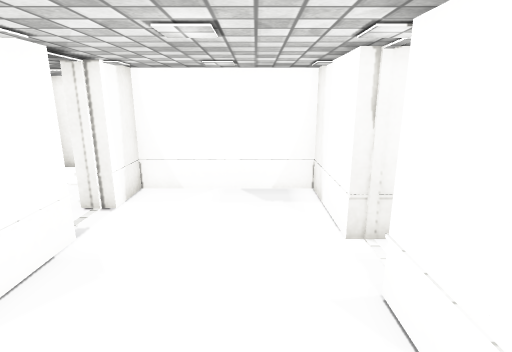
View 1 (above)

18 first-person views from a walk through a Unity game level. The camera is 1.5 m above the floor, tilts 14° down and sees 80° across. The floor is counted in squares, 0.5 m on a side. Each view is taken from the middle of a square. On the plan, view 1 faces up. The plan holds only what a view shows up to about 20 squares ahead; the rest is blank. The place goes on beyond the plan. The player character is not drawn. Door leaves are left out, so doorways stand open. Some surface patterns are stand-ins.

View 2
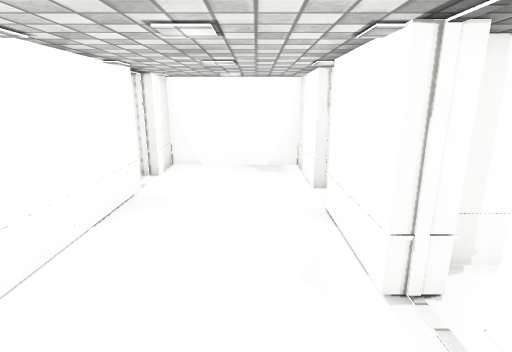

View 3
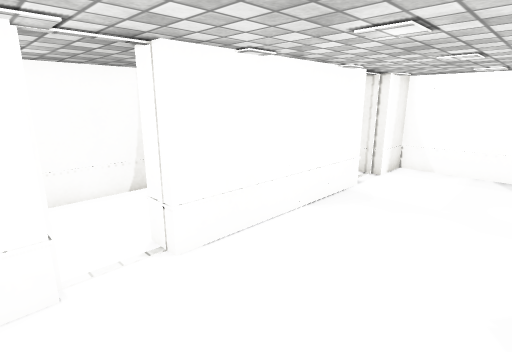

View 4
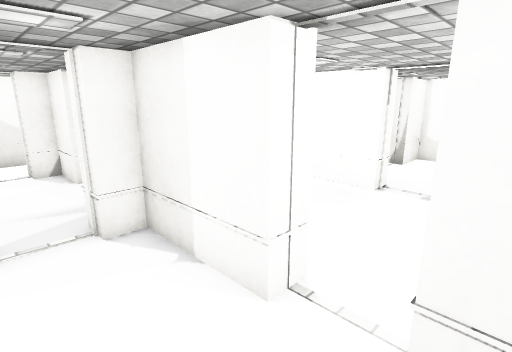

View 5
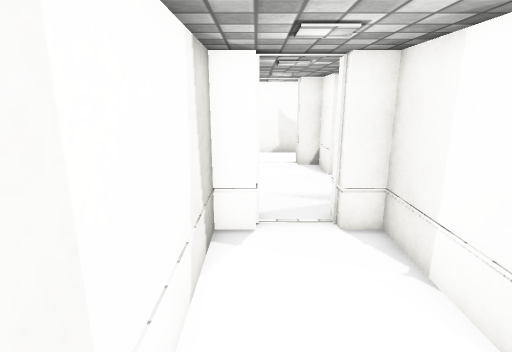

View 6
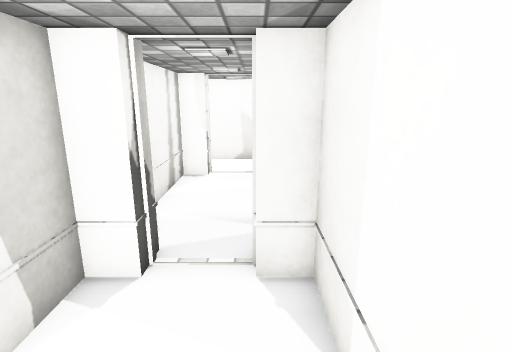

View 7
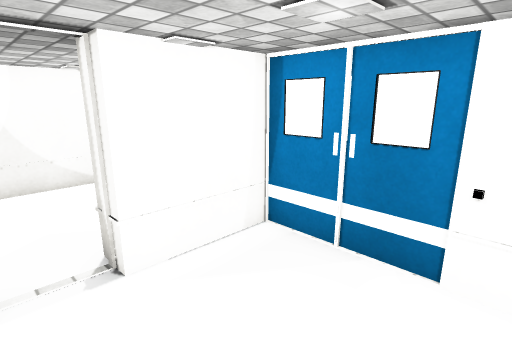

View 8
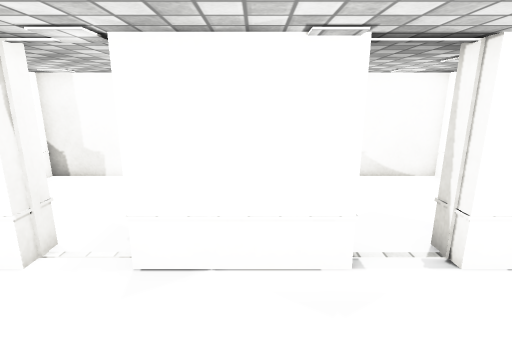

View 9
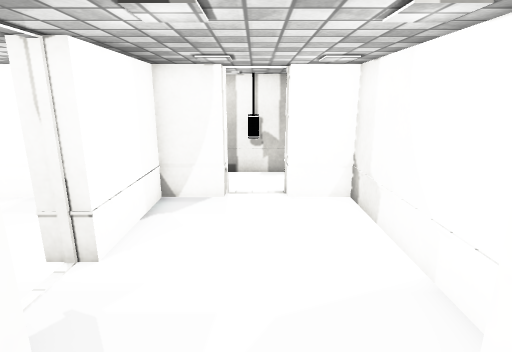

View 10
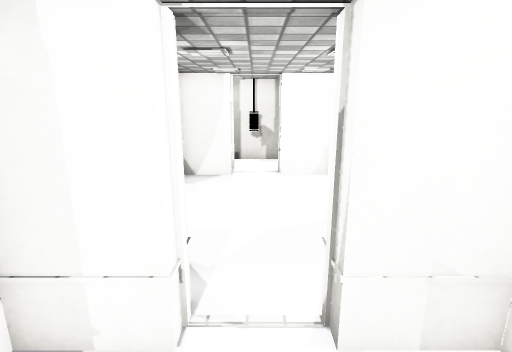

View 11
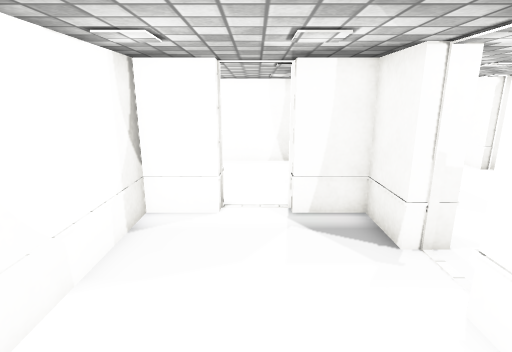

View 12
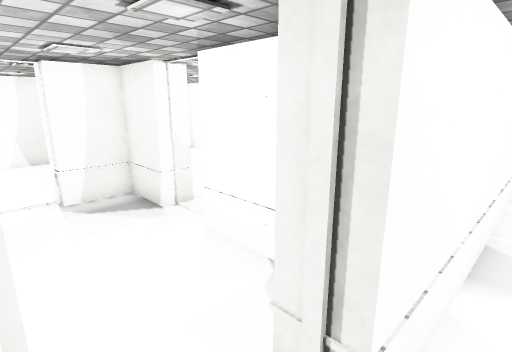

View 13
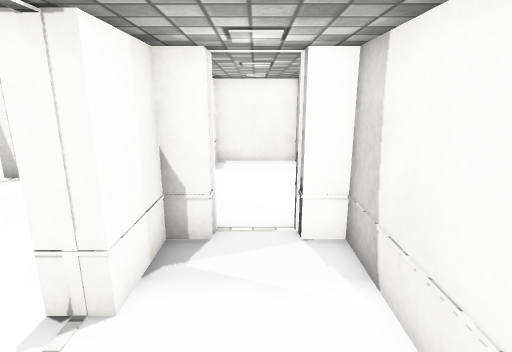

View 14
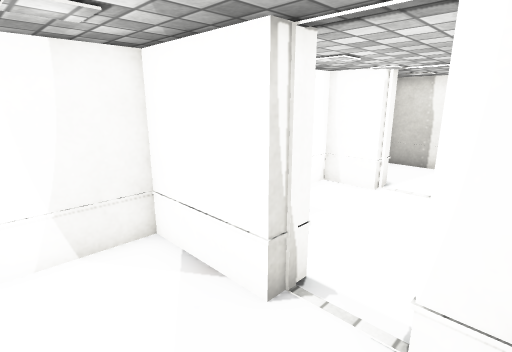

View 15
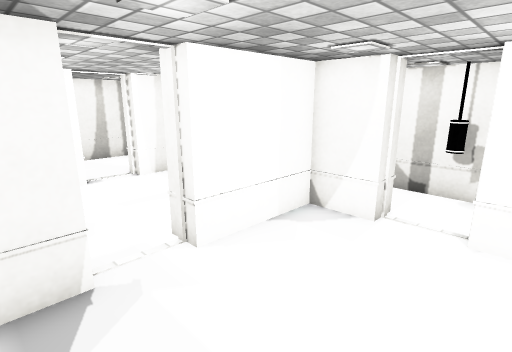

View 16
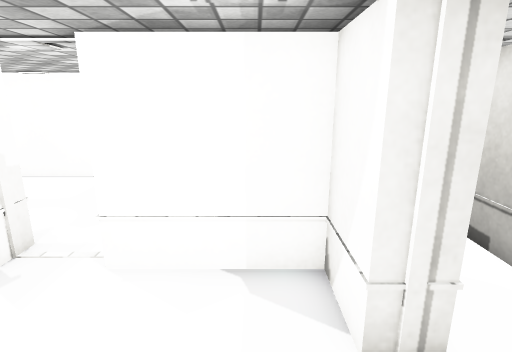

View 17
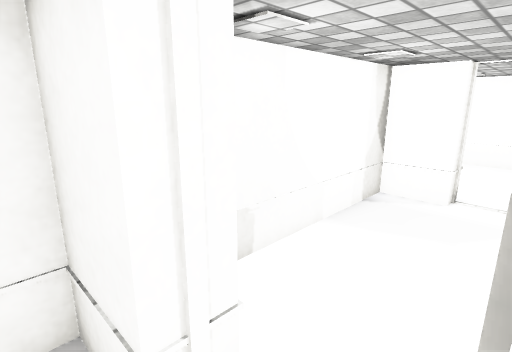

View 18
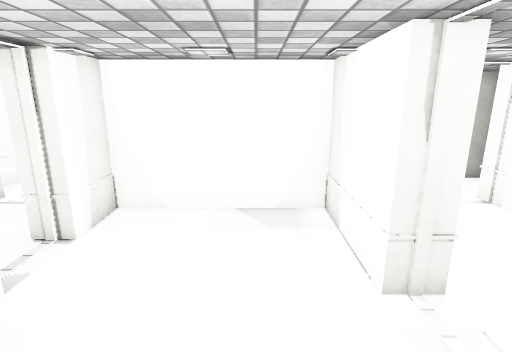

### Floor plan
Points are (right, up) in squares from view 1. A wall is a line through its corners. A room is listed if a view was taken in it or the views show most of it. See-through windows are left out.
Room 1 (views 1, 2, 3, 7, 8, 18)
walls: (2, 0.2) (2, 4.3); (2, 6.2) (2, 10.3) (-4, 10.3) (-4, 8.2); (-4, 6.3) (-4, -1.3); (-4, -3.2) (-4, -5.2) (2, -5.2) (2, -1.7)
ways out: open door at (-4, -2.5) to room 2; open door at (2.5, -0.5) to room 3; open door at (2.5, 5.5) to room 4; open door at (-4.5, 7.5) to room 6
Room 2 (views 4, 5, 6)
walls: (-4, -1.3) (-5, -1.3) (-5, 2.7) (-6, 2.7); (-8, 2.7) (-9, 2.7) (-9, -5.2) (-5, -5.2) (-5, -3.2) (-4, -3.2)
ways out: open door at (-4, -2.5) to room 1; open door at (-7, 3) to room 6
Room 3 (views 9, 10, 14)
walls: (3, -1.7) (3, -5.2) (9, -5.2) (9, 1.1) (7, 1.1) (7, 2.1); (5, 2.1) (5, 1.1) (3, 1.1) (3, 0.2)
ways out: open door at (2.5, -0.5) to room 1; open door at (6, 2) to room 4
Room 4 (views 11, 15, 16)
walls: (3, 4.3) (3, 2.1) (5, 2.1); (7, 2.1) (9, 2.1) (9, 10.3) (7, 10.3) (7, 11.3); (5, 11.3) (5, 10.3) (3, 10.3) (3, 6.2)
ways out: open door at (2.5, 5.5) to room 1; open door at (6, 2) to room 3; open door at (6, 11) to room 5
Room 5 (views 12, 17)
walls: (-4, 11.3) (5, 11.3); (-5.6, 13.8) (-8.9, 13.8); (7, 11.3) (9, 11.3) (9, 12.1); (-9, 13.2) (-9, 12.5); (9, 13.8) (1.6, 13.8)
ways out: open door at (6, 11) to room 4; open door at (-7, 11) to room 6
objects: other object (6, 13)
Room 6 (view 13)
walls: (-5, 8.2) (-5, 10.3) (-6, 10.3) (-6, 10.9); (-6, 2.7) (-6, 3.8) (-5, 3.8) (-5, 6.3); (-8, 11.4) (-8, 10.3) (-9, 10.3) (-9, 3.8) (-8, 3.8) (-8, 2.7)
ways out: open door at (-4.5, 7.5) to room 1; open door at (-7, 3) to room 2; open door at (-7, 11) to room 5

Where each view was taken, in squares from view 1:
view 1: 0 up, 0 right, facing up
view 2: 4 down, 0 right, facing up
view 3: 4 down, 1 right, facing up-left
view 4: 4 down, 8 left, facing up-right
view 5: 4 down, 8 left, facing up
view 6: 2 down, 6 left, facing up
view 7: 0 up, 3 left, facing down-right
view 8: 2 up, 3 left, facing right
view 9: 1 up, 6 right, facing up
view 10: 2 down, 6 right, facing up
view 11: 10 up, 6 right, facing down
view 12: 12 up, 7 right, facing down-left
view 13: 10 up, 7 left, facing down
view 14: 1 up, 6 right, facing down-left
view 15: 3 up, 8 right, facing up-left
view 16: 9 up, 8 right, facing left
view 17: 12 up, 5 right, facing down-right
view 18: 2 up, 0 right, facing up
